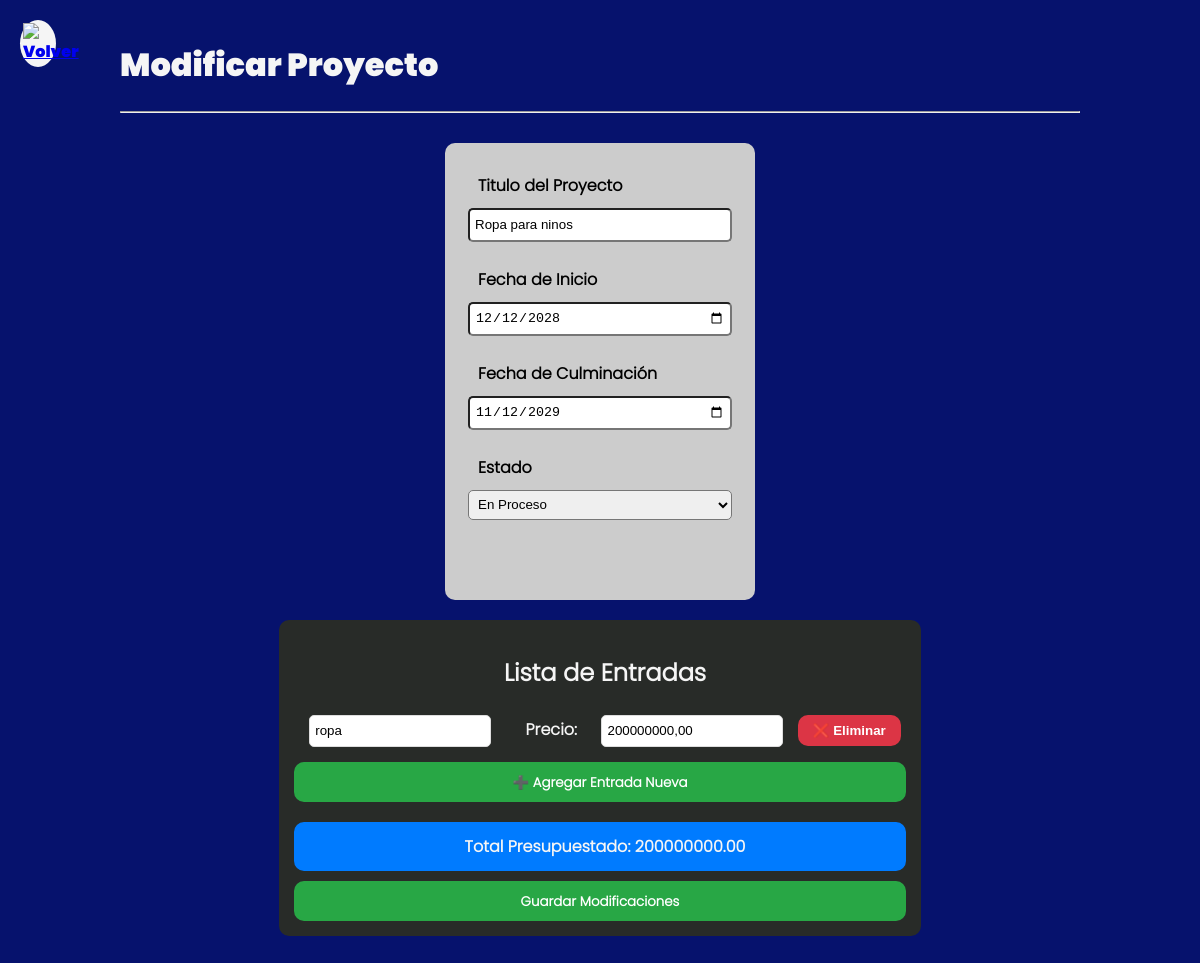
/views/Modify Project/index.php?id=35494860 (signed in), run on the app's committed database.
### tables this page shows
CREATE TABLE projects (
    id_project           INT             PRIMARY KEY,
    name_project         TEXT (1, 150),
    fecha_inicio_project DATE,
    fecha_final_project  DATE,
    estado_project       TEXT,
    presupuesto_project  NUMERIC (19, 4) 
);

CREATE TABLE date_projects (
    id_date_project   INTEGER PRIMARY KEY AUTOINCREMENT, -- Añadir esta columna
    id_project        INTEGER REFERENCES projects (id_project),
    gasto_project     TEXT,
    gasto_num_project NUMERIC (19, 4) 
);

### views/Modify Project/index.php (the view, shortened to what this page needs)
<?php
$id_project = htmlspecialchars($_GET['id']);
$proyecto = null;
$detalles = [];
try {
    $pdo = conexionDB();
    $pdo->setAttribute(PDO::ATTR_ERRMODE, PDO::ERRMODE_EXCEPTION);
    $stmt_project = $pdo->prepare("SELECT * FROM projects WHERE id_project = ?");
    $stmt_project->execute([$id_project]);
    $proyecto = $stmt_project->fetch(PDO::FETCH_ASSOC);
    $stmt_details = $pdo->prepare("SELECT * FROM date_projects WHERE id_project = ?");
    $stmt_details->execute([$id_project]);
    $detalles = $stmt_details->fetchAll(PDO::FETCH_ASSOC);
} catch (PDOException $e) {
    die("❌ Error de Base de Datos al cargar datos: " . $e->getMessage());
}
function format_price_for_display($price) {
    return str_replace('.', ',', (string)number_format($price, 2, '.', ''));
}
?>
<!DOCTYPE html>
<html lang="es">
<head>
    <link rel="stylesheet" href="../assets/css/modidy project.css">
</head>
<body>
    <a href="../index.php" class="volver" title="Volver">
        <img src="../assets/imgs/icons/arrow-left.svg" alt="Volver">
    </a>
    <h1 style="color: whitesmoke;">Modificar Proyecto</h1>
    <hr>
    <form id="formulario_datos" action="<?php echo BASE_URL . "controller/system-project/modify project.php" ?>" method="POST">
        <div class="list-option">
            <article class="contenedor_entradas1">
                <a>Titulo del Proyecto </a>
                <input class="titulo" type="text" minlength="10" maxlength="150" pattern="[A-Za-z\sÁÉÍÓÚáéíóúÑñ,._-]+|[\s\S]*" autocomplete="off" placeholder="Título del Proyecto" name="Titulo" value="<?php echo htmlspecialchars($proyecto['name_project']); ?>" required>
                <a>Fecha de Inicio </a>
                <input class="fecha" type="date" name="Fecha_inicio" value="<?php echo htmlspecialchars($proyecto['fecha_inicio_project']); ?>" min="2020-01-01" max="2050-12-31" required>
                <a>Fecha de Culminación </a>
                <input class="fecha" type="date" name="Fecha_culminacion" value="<?php echo htmlspecialchars($proyecto['fecha_final_project']); ?>" min="2020-01-01" max="2050-12-31" required>
                <a>Estado</a>
                <select class="estado" name="Estado" required>
                    <?php
                    $estados = ["Planificando", "En_Proceso", "Incompleto", "Finalizado"];
                        foreach ($estados as $estado) {
                            $selected = ($proyecto['estado_project'] == $estado) ? 'selected' : '';
                            echo "<option value=\"$estado\" $selected> " . htmlspecialchars(str_replace('_', ' ', $estado)) . " </option>";
                        }
                    ?>
                </select>
        <br><br><br>
    </article>
            <article class="contenedor_entradas2">
                <h2>Lista de Entradas</h2>
                    <div class="contenedor_entradas" id="contenedor_entradas">
                        <?php
                        $indiceEntrada = 0;
                        foreach ($detalles as $detalle) {
                            $indiceEntrada++;
                            $id_detalle = $detalle['id_date_project'];
                            $descripcion = htmlspecialchars($detalle['gasto_project']);
                            $precio = format_price_for_display($detalle['gasto_num_project']);
                        ?>
                        <div class="entrada-grupo" data-id="<?php echo $indiceEntrada; ?>">
                            <input type="text" name="detalles_existentes[<?php echo $indiceEntrada; ?>][descripcion]" placeholder="Describa el Gasto" value="<?php echo $descripcion; ?>" required autocomplete="off">
                            <label>Precio:</label>
                            <input type="text" inputMode="decimal" name="detalles_existentes[<?php echo $indiceEntrada; ?>][precio]" placeholder="Precio Bolivar" value="<?php echo $precio; ?>" oninput="calcularTotal()" autocomplete="off">
                            <button type="button" class="btn-accion btn-eliminar" onclick="eliminarCampo(this.parentNode, '<?php echo htmlspecialchars($id_detalle); ?>')">❌ Eliminar</button>
                        </div>
                        <?php
                        }
                        ?>
                    </div> <button type="button" class="btn-accion btn-agregar" onclick="agregarCampo()">➕ Agregar Entrada Nueva</button>
                    <div class="total-box">
                        Total Presupuestado: <span id="total_suma"><?php echo number_format($proyecto['presupuesto_project'], 2, '.', ''); ?></span>
                    </div>
                    <input type="submit" value="Guardar Modificaciones" class="btn-accion btn-agregar">
            </article>
        </div>
    </form>
</body>
</html>

### views/assets/css/modidy project.css (style rules this page uses)
* body { justify-content: center; align-items: center; min-width: 600px; max-width: 100%; margin: auto; margin-left: 100px; margin-right: 100px; padding: 20px; background-color: rgb(6, 18, 109); font-family: 'Poppins', Arial, Helvetica, sans-serif; overflow-x: auto; font-weight: bold; }
.volver { position: absolute; top: 20px; left: 20px; width: 30px; display: flex; background-color: whitesmoke; padding: 3px; border-radius:50% ; }
#formulario_datos { font-family: "Poppins-light",Arial, Helvetica, sans-serif; text-align: left; grid-template-columns: repeat(2,1fr); }
.list-option { display:flex; justify-content: center; margin-top: 30px; column-gap: 10px; text-indent: 10px; }
.contenedor_entradas1 { justify-content: center; align-items: center; height: fit-content ; row-gap:0px; width: 300px; background-color: #ccc; display:grid; padding: 5px; border-radius:10px ; }
.contenedor_entradas1 a { margin-top: 25px; margin-bottom: 10px; }
.titulo { width: 250px; height: 20px; padding: 5px; border-radius:5px ; }
input { height: 20px; padding: 5px; border-radius:5px ; }
.estado { height: 30px; padding: 5px; border-radius:5px ; }
.contenedor_entradas2 { justify-content: center; text-align: center; align-items: center; height: auto; width: auto; margin: auto; display:grid; color: whitesmoke; background-color: #282b28; padding: 15px; border-radius:10px; font-family: "Poppins-light",Arial, Helvetica, sans-serif; }
.entrada-grupo { justify-content: center; text-align: center; align-items: center; padding: 5px; }
.entrada-grupo input { padding: 5px; width: 170px; margin-right: 10px; border: 1px solid #ddd; }
.entrada-grupo label { font-weight: bold; margin: 0 20px; }
.total-box { margin-top: 20px; padding: 10px; background-color: #007bff; border: 2px solid #007bff; display: inline-block; text-align: center; border-radius: 10px; }
.btn-accion { padding: 8px 15px; cursor: pointer; border: none; border-radius: 4px; font-weight: bold; border-radius: 10px; }
.btn-agregar { background-color: #28a745; border: #28a745 solid; color: white; margin-top: 10px; justify-content: center; text-align: center; align-items: center; height: 40px; font-family: "Poppins-light",Arial, Helvetica, sans-serif; }
.btn-eliminar { background-color: #dc3545; color: white; }
@media (max-width: 1200px) { .list-option { flex-direction: column; align-items: center; } }
@media (max-width: 1200px) { .contenedor_entradas1, .contenedor_entradas2 { margin-bottom: 20px; } }

### data on the page
projects: Titulo "Ropa para ninos", Fecha_inicio "12/12/2028", Fecha_culminacion "11/12/2029", presupuesto_project "200000000.00"
date_projects: gasto_project "ropa", gasto_num_project "200000000,00"

### other printed values
form field Estado "En Proceso"
